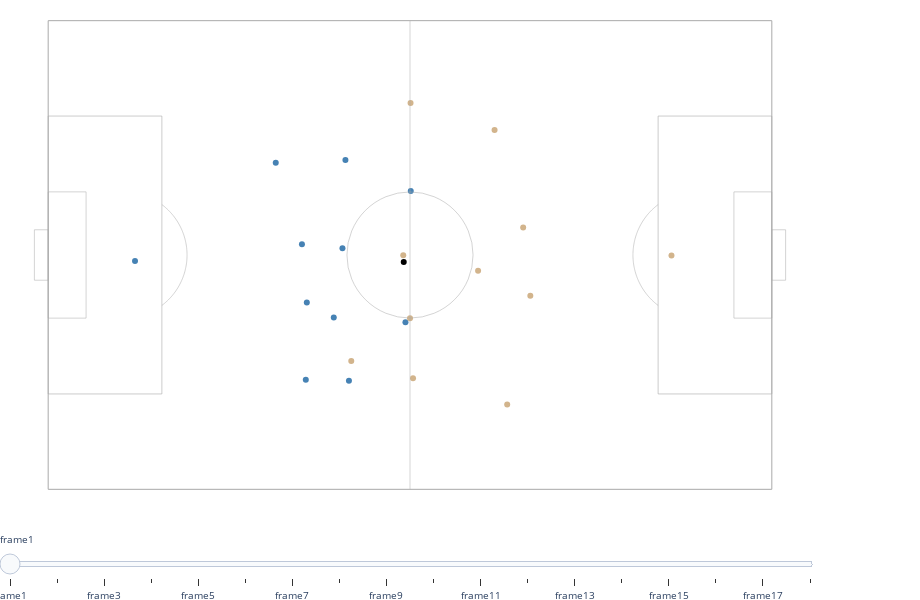

The cell this chart's notebook holds for it:
### Code cell
color_map = {'H': 'steelblue', 'A': 'tan'}
field_layout = soccerfield.get_layout(105, 68)

fig = go.Figure(layout=field_layout)
fig.update_layout(width=920, height=600, paper_bgcolor="rgba(0,0,0,0)", plot_bgcolor='rgba(0,0,0,0)',
                  margin=dict(l=0, r=100, t=0, b=0),
                  xaxis=dict(showgrid=False, zeroline=False), yaxis=dict(showgrid=False, zeroline=False),
                  legend=dict(xanchor="left", x=1, y=0.85,
                              font = dict(family = "Roboto, sans-serif", size = 14))
                  )

fig.update_layout(dragmode= False)


for idx, row in frames_df.iterrows():        
    colors = [color_map[value] for value in row['team']]
    fig.add_trace(
        go.Scatter(
            visible=False,
            x=row['p_x'], y=row['p_y'], mode='markers', marker=dict(color=colors), showlegend = False            
        ))
    fig.add_trace(
        go.Scatter(
            visible=False,
            x=[row['ball_x']], y=[row['ball_y']], mode='markers', marker=dict(color='black'), showlegend = False   
        ))
fig.data[0].visible = True
fig.data[1].visible = True

visibility = []
for i in range(len(frames)):
    frame_viz = dict(
        method="update",
        args=[{"visible": [False] * len(fig.data)}],
        label = f'frame{i+1}'
    )
    frame_viz["args"][0]["visible"][i*2] = True
    frame_viz["args"][0]["visible"][i*2+1] = True
    visibility.append(frame_viz)
    
sliders = [dict(
        active=0, steps=visibility, font=dict(size=10)
    )]

fig.update_layout(
        sliders=sliders
    )

### Figure 1 — Plotly figure (JSON) as saved in the notebook; plotly's stock layout.template omitted (floating-point values rounded to 4 significant figures)
{"data": [{"marker": {"color": ["steelblue", "steelblue", "steelblue", "steelblue", "steelblue", "steelblue", "steelblue", "steelblue", "steelblue", "steelblue", "steelblue", "tan", "tan", "tan", "tan", "tan", "tan", "tan", "tan", "tan", "tan", "tan"]}, "mode": "markers", "showlegend": false, "type": "scatter", "visible": true, "x": [-39.9, -14.97, -15.68, -15.12, -19.48, -9.8, -11.06, -0.66, -8.86, -9.37, 0.11, 37.94, 16.42, 17.46, 12.27, 14.1, 9.88, 0.44, -0.98, 0.08, -8.52, 0], "y": [-0.87, -6.89, 1.55, -18.11, 13.4, 0.98, -9.06, -9.75, -18.23, 13.77, 9.3, -0.08, 3.98, -5.92, 18.12, -21.7, -2.29, -17.87, -0.02, 22.05, -15.39, -9.16]}, {"marker": {"color": "black"}, "mode": "markers", "showlegend": false, "type": "scatter", "visible": true, "x": [-0.91], "y": [-1.02]}, {"marker": {"color": ["steelblue", "steelblue", "steelblue", "steelblue", "steelblue", "steelblue", "steelblue", "steelblue", "steelblue", "steelblue", "steelblue", "tan", "tan", "tan", "tan", "tan", "tan", "tan", "tan", "tan", "tan", "tan"]}, "mode": "markers", "showlegend": false, "type": "scatter", "visible": false, "x": [-40.06, -15, -15.8, -15.25, -19.44, -9.79, -11.06, -0.62, -8.92, -9.44, 0.09, 38.01, 16.52, 17.47, 12.29, 14.23, 9.81, 0.46, -0.93, 0.08, -8.7, -0.02], "y": [-0.87, -6.91, 1.6, -17.98, 13.43, 0.95, -9.07, -9.72, -18.26, 13.71, 9.28, -0.07, 4.04, -6.04, 18.2, -21.66, -2.22, -17.95, 0.15, 22.18, -15.88, -9.19]}, {"marker": {"color": "black"}, "mode": "markers", "showlegend": false, "type": "scatter", "visible": false, "x": [-0.61], "y": [-0.91]}, {"marker": {"color": ["steelblue", "steelblue", "steelblue", "steelblue", "steelblue", "steelblue", "steelblue", "steelblue", "steelblue", "steelblue", "steelblue", "tan", "tan", "tan", "tan", "tan", "tan", "tan", "tan", "tan", "tan", "tan"]}, "mode": "markers", "showlegend": false, "type": "scatter", "visible": false, "x": [-40.2, -15.04, -15.91, -15.37, -19.4, -9.76, -11.07, -0.58, -8.98, -9.51, 0.1, 38.06, 16.61, 17.5, 12.3, 14.35, 9.74, 0.49, -0.89, 0.07, -8.89, -0.04], "y": [-0.87, -6.93, 1.64, -17.86, 13.46, 0.92, -9.08, -9.69, -18.28, 13.65, 9.25, -0.06, 4.09, -6.15, 18.28, -21.64, -2.16, -18.03, 0.3, 22.3, -16.34, -9.21]}, {"marker": {"color": "black"}, "mode": "markers", "showlegend": false, "type": "scatter", "visible": false, "x": [-0.44], "y": [-0.86]}, {"marker": {"color": ["steelblue", "steelblue", "steelblue", "steelblue", "steelblue", "steelblue", "steelblue", "steelblue", "steelblue", "steelblue", "steelblue", "tan", "tan", "tan", "tan", "tan", "tan", "tan", "tan", "tan", "tan", "tan"]}, "mode": "markers", "showlegend": false, "type": "scatter", "visible": false, "x": [-40.34, -15.08, -16.01, -15.48, -19.38, -9.72, -11.07, -0.56, -9.02, -9.57, 0.14, 38.09, 16.7, 17.52, 12.31, 14.47, 9.68, 0.53, -0.86, 0.05, -9.07, -0.08], "y": [-0.86, -6.96, 1.68, -17.75, 13.51, 0.9, -9.09, -9.65, -18.31, 13.6, 9.19, -0.06, 4.13, -6.25, 18.34, -21.63, -2.11, -18.09, 0.44, 22.42, -16.75, -9.21]}, {"marker": {"color": "black"}, "mode": "markers", "showlegend": false, "type": "scatter", "visible": false, "x": [-0.37], "y": [-0.86]}, {"marker": {"color": ["steelblue", "steelblue", "steelblue", "steelblue", "steelblue", "steelblue", "steelblue", "steelblue", "steelblue", "steelblue", "steelblue", "tan", "tan", "tan", "tan", "tan", "tan", "tan", "tan", "tan", "tan", "tan"]}, "mode": "markers", "showlegend": false, "type": "scatter", "visible": false, "x": [-40.46, -15.12, -16.11, -15.59, -19.37, -9.66, -11.07, -0.55, -9.05, -9.62, 0.19, 38.12, 16.78, 17.56, 12.32, 14.58, 9.62, 0.59, -0.83, 0.03, -9.26, -0.12], "y": [-0.85, -6.98, 1.72, -17.64, 13.55, 0.88, -9.1, -9.61, -18.33, 13.54, 9.12, -0.06, 4.17, -6.34, 18.39, -21.65, -2.06, -18.15, 0.56, 22.53, -17.13, -9.19]}, {"marker": {"color": "black"}, "mode": "markers", "showlegend": false, "type": "scatter", "visible": false, "x": [-0.32], "y": [-0.79]}, {"marker": {"color": ["steelblue", "steelblue", "steelblue", "steelblue", "steelblue", "steelblue", "steelblue", "steelblue", "steelblue", "steelblue", "steelblue", "tan", "tan", "tan", "tan", "tan", "tan", "tan", "tan", "tan", "tan", "tan"]}, "mode": "markers", "showlegend": false, "type": "scatter", "visible": false, "x": [-40.57, -15.16, -16.21, -15.69, -19.37, -9.6, -11.07, -0.54, -9.07, -9.66, 0.27, 38.12, 16.85, 17.61, 12.33, 14.69, 9.57, 0.65, -0.81, -0.01, -9.45, -0.18], "y": [-0.84, -7, 1.75, -17.54, 13.61, 0.86, -9.12, -9.56, -18.36, 13.49, 9.03, -0.06, 4.2, -6.42, 18.43, -21.67, -2.02, -18.19, 0.66, 22.65, -17.46, -9.17]}, {"marker": {"color": "black"}, "mode": "markers", "showlegend": false, "type": "scatter", "visible": false, "x": [-0.23], "y": [-0.7]}, {"marker": {"color": ["steelblue", "steelblue", "steelblue", "steelblue", "steelblue", "steelblue", "steelblue", "steelblue", "steelblue", "steelblue", "steelblue", "tan", "tan", "tan", "tan", "tan", "tan", "tan", "tan", "tan", "tan", "tan"]}, "mode": "markers", "showlegend": false, "type": "scatter", "visible": false, "x": [-40.67, -15.21, -16.3, -15.78, -19.38, -9.51, -11.06, -0.54, -9.07, -9.7, 0.37, 38.11, 16.92, 17.66, 12.33, 14.79, 9.53, 0.72, -0.8, -0.06, -9.64, -0.24], "y": [-0.82, -7.02, 1.78, -17.45, 13.67, 0.84, -9.14, -9.51, -18.38, 13.44, 8.92, -0.06, 4.22, -6.49, 18.46, -21.71, -1.98, -18.22, 0.75, 22.76, -17.75, -9.13]}, {"marker": {"color": "black"}, "mode": "markers", "showlegend": false, "type": "scatter", "visible": false, "x": [-0.08], "y": [-0.66]}, {"marker": {"color": ["steelblue", "steelblue", "steelblue", "steelblue", "steelblue", "steelblue", "steelblue", "steelblue", "steelblue", "steelblue", "steelblue", "tan", "tan", "tan", "tan", "tan", "tan", "tan", "tan", "tan", "tan", "tan"]}, "mode": "markers", "showlegend": false, "type": "scatter", "visible": false, "x": [-40.76, -15.27, -16.39, -15.87, -19.4, -9.42, -11.06, -0.55, -9.06, -9.73, 0.5, 38.09, 16.98, 17.73, 12.33, 14.89, 9.5, 0.81, -0.8, -0.11, -9.83, -0.32], "y": [-0.81, -7.04, 1.81, -17.36, 13.74, 0.83, -9.16, -9.45, -18.4, 13.4, 8.8, -0.07, 4.23, -6.54, 18.48, -21.77, -1.95, -18.23, 0.82, 22.88, -18, -9.07]}, {"marker": {"color": "black"}, "mode": "markers", "showlegend": false, "type": "scatter", "visible": false, "x": [0.29], "y": [-0.63]}, {"marker": {"color": ["steelblue", "steelblue", "steelblue", "steelblue", "steelblue", "steelblue", "steelblue", "steelblue", "steelblue", "steelblue", "steelblue", "tan", "tan", "tan", "tan", "tan", "tan", "tan", "tan", "tan", "tan", "tan"]}, "mode": "markers", "showlegend": false, "type": "scatter", "visible": false, "x": [-40.84, -15.35, -16.52, -15.96, -19.46, -9.34, -11.03, -0.58, -9.04, -9.75, 0.65, 38.02, 17.02, 17.79, 12.32, 14.97, 9.49, 0.91, -0.79, -0.17, -10.08, -0.39], "y": [-0.77, -7.06, 1.82, -17.24, 13.84, 0.83, -9.18, -9.39, -18.44, 13.38, 8.64, -0.07, 4.22, -6.58, 18.47, -21.88, -1.93, -18.23, 0.84, 22.96, -18.13, -8.99]}, {"marker": {"color": "black"}, "mode": "markers", "showlegend": false, "type": "scatter", "visible": false, "x": [0.91], "y": [-0.74]}, {"marker": {"color": ["steelblue", "steelblue", "steelblue", "steelblue", "steelblue", "steelblue", "steelblue", "steelblue", "steelblue", "steelblue", "steelblue", "tan", "tan", "tan", "tan", "tan", "tan", "tan", "tan", "tan", "tan", "tan"]}, "mode": "markers", "showlegend": false, "type": "scatter", "visible": false, "x": [-40.89, -15.42, -16.61, -16.02, -19.51, -9.23, -10.99, -0.62, -9.01, -9.78, 0.83, 37.92, 17.07, 17.86, 12.3, 15.05, 9.47, 1.02, -0.8, -0.25, -10.3, -0.49], "y": [-0.73, -7.08, 1.85, -17.14, 13.95, 0.83, -9.19, -9.32, -18.47, 13.35, 8.48, -0.08, 4.2, -6.59, 18.45, -22, -1.91, -18.21, 0.85, 23.07, -18.26, -8.88]}, {"marker": {"color": "black"}, "mode": "markers", "showlegend": false, "type": "scatter", "visible": false, "x": [1.72], "y": [-1.02]}, {"marker": {"color": ["steelblue", "steelblue", "steelblue", "steelblue", "steelblue", "steelblue", "steelblue", "steelblue", "steelblue", "steelblue", "steelblue", "tan", "tan", "tan", "tan", "tan", "tan", "tan", "tan", "tan", "tan", "tan"]}, "mode": "markers", "showlegend": false, "type": "scatter", "visible": false, "x": [-40.94, -15.49, -16.69, -16.09, -19.56, -9.09, -10.97, -0.66, -8.96, -9.8, 1.03, 37.84, 17.11, 17.95, 12.29, 15.12, 9.45, 1.13, -0.82, -0.34, -10.5, -0.6], "y": [-0.7, -7.09, 1.86, -17.09, 14.04, 0.83, -9.22, -9.26, -18.49, 13.31, 8.3, -0.09, 4.2, -6.61, 18.43, -22.12, -1.89, -18.18, 0.87, 23.18, -18.38, -8.77]}, {"marker": {"color": "black"}, "mode": "markers", "showlegend": false, "type": "scatter", "visible": false, "x": [2.68], "y": [-1.37]}, {"marker": {"color": ["steelblue", "steelblue", "steelblue", "steelblue", "steelblue", "steelblue", "steelblue", "steelblue", "steelblue", "steelblue", "steelblue", "tan", "tan", "tan", "tan", "tan", "tan", "tan", "tan", "tan", "tan", "tan"]}, "mode": "markers", "showlegend": false, "type": "scatter", "visible": false, "x": [-40.99, -15.55, -16.74, -16.15, -19.62, -8.92, -10.97, -0.7, -8.89, -9.8, 1.25, 37.77, 17.15, 18.05, 12.28, 15.19, 9.43, 1.25, -0.86, -0.43, -10.68, -0.72], "y": [-0.68, -7.11, 1.87, -17.06, 14.12, 0.83, -9.25, -9.18, -18.5, 13.27, 8.1, -0.11, 4.19, -6.61, 18.41, -22.23, -1.87, -18.16, 0.89, 23.3, -18.49, -8.67]}, {"marker": {"color": "black"}, "mode": "markers", "showlegend": false, "type": "scatter", "visible": false, "x": [3.7], "y": [-1.73]}, {"marker": {"color": ["steelblue", "steelblue", "steelblue", "steelblue", "steelblue", "steelblue", "steelblue", "steelblue", "steelblue", "steelblue", "steelblue", "tan", "tan", "tan", "tan", "tan", "tan", "tan", "tan", "tan", "tan", "tan"]}, "mode": "markers", "showlegend": false, "type": "scatter", "visible": false, "x": [-41.02, -15.6, -16.78, -16.19, -19.67, -8.73, -10.99, -0.75, -8.79, -9.77, 1.49, 37.72, 17.19, 18.16, 12.27, 15.26, 9.41, 1.38, -0.89, -0.53, -10.85, -0.85], "y": [-0.66, -7.13, 1.87, -17.04, 14.19, 0.83, -9.3, -9.1, -18.51, 13.21, 7.88, -0.13, 4.18, -6.62, 18.4, -22.33, -1.85, -18.13, 0.92, 23.41, -18.6, -8.56]}, {"marker": {"color": "black"}, "mode": "markers", "showlegend": false, "type": "scatter", "visible": false, "x": [4.73], "y": [-2.03]}, {"marker": {"color": ["steelblue", "steelblue", "steelblue", "steelblue", "steelblue", "steelblue", "steelblue", "steelblue", "steelblue", "steelblue", "steelblue", "tan", "tan", "tan", "tan", "tan", "tan", "tan", "tan", "tan", "tan", "tan"]}, "mode": "markers", "showlegend": false, "type": "scatter", "visible": false, "x": [-41.05, -15.63, -16.8, -16.23, -19.72, -8.51, -11.03, -0.81, -8.68, -9.73, 1.74, 37.67, 17.24, 18.27, 12.28, 15.34, 9.39, 1.53, -0.94, -0.64, -10.99, -1], "y": [-0.65, -7.15, 1.87, -17.02, 14.23, 0.83, -9.36, -9, -18.51, 13.14, 7.65, -0.14, 4.17, -6.63, 18.4, -22.44, -1.84, -18.11, 0.95, 23.53, -18.7, -8.44]}, {"marker": {"color": "black"}, "mode": "markers", "showlegend": false, "type": "scatter", "visible": false, "x": [5.75], "y": [-2.26]}, {"marker": {"color": ["steelblue", "steelblue", "steelblue", "steelblue", "steelblue", "steelblue", "steelblue", "steelblue", "steelblue", "steelblue", "steelblue", "tan", "tan", "tan", "tan", "tan", "tan", "tan", "tan", "tan", "tan", "tan"]}, "mode": "markers", "showlegend": false, "type": "scatter", "visible": false, "x": [-41.07, -15.65, -16.81, -16.24, -19.76, -8.28, -11.08, -0.89, -8.56, -9.68, 2.01, 37.64, 17.29, 18.41, 12.29, 15.41, 9.37, 1.69, -0.99, -0.74, -11.13, -1.16], "y": [-0.64, -7.16, 1.87, -17.01, 14.25, 0.83, -9.44, -8.9, -18.52, 13.06, 7.4, -0.15, 4.17, -6.65, 18.4, -22.54, -1.84, -18.08, 0.99, 23.64, -18.78, -8.33]}, {"marker": {"color": "black"}, "mode": "markers", "showlegend": false, "type": "scatter", "visible": false, "x": [6.71], "y": [-2.42]}, {"marker": {"color": ["steelblue", "steelblue", "steelblue", "steelblue", "steelblue", "steelblue", "steelblue", "steelblue", "steelblue", "steelblue", "steelblue", "tan", "tan", "tan", "tan", "tan", "tan", "tan", "tan", "tan", "tan", "tan"]}, "mode": "markers", "showlegend": false, "type": "scatter", "visible": false, "x": [-41.09, -15.66, -16.8, -16.25, -19.78, -8.02, -11.16, -0.97, -8.43, -9.6, 2.28, 37.62, 17.35, 18.54, 12.3, 15.47, 9.35, 1.87, -1.05, -0.86, -11.25, -1.33], "y": [-0.64, -7.17, 1.86, -17, 14.24, 0.83, -9.52, -8.8, -18.53, 12.98, 7.12, -0.16, 4.18, -6.67, 18.41, -22.63, -1.86, -18.04, 1.05, 23.73, -18.87, -8.23]}, {"marker": {"color": "black"}, "mode": "markers", "showlegend": false, "type": "scatter", "visible": false, "x": [7.51], "y": [-2.62]}, {"marker": {"color": ["steelblue", "steelblue", "steelblue", "steelblue", "steelblue", "steelblue", "steelblue", "steelblue", "steelblue", "steelblue", "steelblue", "tan", "tan", "tan", "tan", "tan", "tan", "tan", "tan", "tan", "tan", "tan"]}, "mode": "markers", "showlegend": false, "type": "scatter", "visible": false, "x": [-41.1, -15.67, -16.78, -16.25, -19.78, -7.75, -11.24, -1.06, -8.3, -9.5, 2.57, 37.62, 17.41, 18.69, 12.31, 15.54, 9.34, 2.06, -1.11, -0.98, -11.37, -1.53], "y": [-0.64, -7.18, 1.85, -16.99, 14.21, 0.82, -9.6, -8.69, -18.54, 12.88, 6.81, -0.17, 4.19, -6.69, 18.42, -22.72, -1.89, -18, 1.12, 23.82, -18.96, -8.12]}, {"marker": {"color": "black"}, "mode": "markers", "showlegend": false, "type": "scatter", "visible": false, "x": [8.12], "y": [-2.78]}, {"marker": {"color": ["steelblue", "steelblue", "steelblue", "steelblue", "steelblue", "steelblue", "steelblue", "steelblue", "steelblue", "steelblue", "steelblue", "tan", "tan", "tan", "tan", "tan", "tan", "tan", "tan", "tan", "tan", "tan"]}, "mode": "markers", "showlegend": false, "type": "scatter", "visible": false, "x": [-41.1, -15.68, -16.76, -16.25, -19.76, -7.47, -11.33, -1.14, -8.17, -9.4, 2.85, 37.61, 17.48, 18.84, 12.32, 15.62, 9.34, 2.27, -1.17, -1.1, -11.48, -1.74], "y": [-0.65, -7.19, 1.83, -16.98, 14.18, 0.8, -9.69, -8.58, -18.57, 12.78, 6.48, -0.18, 4.2, -6.73, 18.43, -22.81, -1.94, -17.94, 1.21, 23.91, -19.03, -8.02]}, {"marker": {"color": "black"}, "mode": "markers", "showlegend": false, "type": "scatter", "visible": false, "x": [8.52], "y": [-2.94]}], "layout": {"dragmode": false, "height": 600, "legend": {"font": {"family": "Roboto, sans-serif", "size": 14}, "x": 1, "xanchor": "left", "y": 0.85}, "margin": {"b": 0, "l": 0, "r": 100, "t": 0}, "paper_bgcolor": "rgba(0, 0, 0, 0)", "plot_bgcolor": "rgba(0, 0, 0, 0)", "shapes": [{"fillcolor": "rgba(0, 0, 0, 0)", "line": {"color": "darkgrey", "dash": "solid", "width": 1}, "type": "rect", "x0": -52.5, "x1": 52.5, "y0": -34, "y1": 34}, {"line": {"color": "darkgrey", "dash": "solid", "width": 0.5}, "type": "line", "x0": 0, "x1": 0, "y0": -34, "y1": 34}, {"fillcolor": "rgba(0, 0, 0, 0)", "line": {"color": "darkgrey", "dash": "solid", "width": 0.6}, "type": "rect", "x0": -52.5, "x1": -36, "y0": -20.16, "y1": 20.16}, {"fillcolor": "rgba(0, 0, 0, 0)", "line": {"color": "darkgrey", "dash": "solid", "width": 0.6}, "type": "rect", "x0": 36, "x1": 52.5, "y0": -20.16, "y1": 20.16}, {"fillcolor": "rgba(0, 0, 0, 0)", "line": {"color": "darkgrey", "dash": "solid", "width": 0.5}, "type": "rect", "x0": -52.5, "x1": -47, "y0": -9.16, "y1": 9.16}, {"fillcolor": "rgba(0, 0, 0, 0)", "line": {"color": "darkgrey", "dash": "solid", "width": 0.5}, "type": "rect", "x0": 47, "x1": 52.5, "y0": -9.16, "y1": 9.16}, {"fillcolor": "rgba(0, 0, 0, 0)", "line": {"color": "darkgrey", "dash": "solid", "width": 0.5}, "type": "circle", "x0": -9.15, "x1": 9.15, "y0": -9.15, "y1": 9.15}, {"fillcolor": "rgba(0, 0, 0, 0)", "line": {"color": "darkgrey", "dash": "solid", "width": 0.5}, "path": "M -36.0,7.312489316231511 L-36.0,7.312489316231511 L-35.8641854977216,7.208335098752586 L-35.730342911557,7.101658755655575 L-35.59851907171191,6.992497611944673 L-35.46876010205251,6.880889862031386 L-35.34111140396719,6.76687455637069 L-35.215617640481085,6.650491587797662 L-35.09232272062886,6.531781677569364 L-34.971269784091405,6.410786361116876 L-34.8525011861017,6.287547973512462 L-34.736058482625076,6.162109634656936 L-34.62198241581927,6.034515234192441 L-34.51031289977907,5.904809416145888 L-34.40108900657082,5.773037563308453 L-34.29434895256147,5.63924578135658 L-34.19013008504702,5.503480882720067 L-34.0884688691851,5.365790370202848 L-33.98940087523617,5.226222420362231 L-33.892960766117824,5.084825866652396 L-33.79918228527656,4.941650182338049 L-33.70809824488131,4.796745463184206 L-33.619740514342766,4.650162409928193 L-33.53414000916259,4.501952310539936 L-33.451326680116395,4.352167022276822 L-33.371329502774245,4.200858953539342 L-33.2941764673624,4.048081045533913 L-33.21989456896979,3.8938867537492694 L-33.14850979810274,3.7383300292529107 L-33.08004713159111,3.5814652998141527 L-33.01453052384916,3.4233474508603905 L-32.95198289849414,3.2640318062732225 L-32.89242614032552,3.1035741090311677 L-32.83588108766777,2.942030501705747 L-32.78236752507916,2.7794575068177507 L-32.73190417642939,2.6159120070605604 L-32.68450869834827,2.4514512253974563 L-32.64019767404785,2.286132705039859 L-32.598986607520104,2.1200142893135365 L-32.56088991811226,1.9531541014197809 L-32.525920935481565,1.7856105240986793 L-32.49409189493143,1.6174421792015639 L-32.46541393313038,1.4487079071798 L-32.439897084215424,1.2794667464970952 L-32.417550276281276,1.109777912972518 L-32.39838132825643,0.9397007790614653 L-32.38239694716743,0.7692948530818233 L-32.369602725792156,0.598619758392593 L-32.36000314070294,0.4277352125322592 L-32.35360155070029,0.2567010063242161 L-32.35040019563762,0.08557698295654208 L-32.35040019563762,-0.08557698295654309 L-32.35360155070029,-0.2567010063242161 L-32.36000314070294,-0.4277352125322592 L-32.369602725792156,-0.598619758392593 L-32.38239694716743,-0.7692948530818243 L-32.39838132825643,-0.9397007790614653 L-32.417550276281276,-1.1097779129725192 L-32.439897084215424,-1.2794667464970952 L-32.46541393313038,-1.448707907179801 L-32.49409189493143,-1.6174421792015639 L-32.525920935481565,-1.7856105240986793 L-32.56088991811226,-1.953154101419782 L-32.598986607520104,-2.1200142893135365 L-32.64019767404785,-2.2861327050398605 L-32.68450869834827,-2.4514512253974563 L-32.73190417642939,-2.6159120070605604 L-32.78236752507916,-2.7794575068177516 L-32.83588108766777,-2.942030501705747 L-32.892426140325526,-3.1035741090311686 L-32.95198289849414,-3.2640318062732225 L-33.01453052384916,-3.4233474508603905 L-33.08004713159111,-3.5814652998141536 L-33.14850979810274,-3.7383300292529107 L-33.21989456896979,-3.8938867537492707 L-33.2941764673624,-4.048081045533913 L-33.371329502774245,-4.200858953539341 L-33.451326680116395,-4.352167022276822 L-33.53414000916259,-4.501952310539936 L-33.619740514342766,-4.6501624099281935 L-33.70809824488131,-4.796745463184206 L-33.79918228527656,-4.941650182338048 L-33.892960766117824,-5.084825866652397 L-33.98940087523617,-5.226222420362231 L-34.0884688691851,-5.365790370202849 L-34.19013008504702,-5.503480882720067 L-34.29434895256147,-5.639245781356581 L-34.40108900657082,-5.773037563308453 L-34.51031289977907,-5.904809416145888 L-34.62198241581927,-6.034515234192442 L-34.736058482625076,-6.162109634656936 L-34.8525011861017,-6.287547973512463 L-34.971269784091405,-6.410786361116877 L-35.09232272062886,-6.531781677569364 L-35.215617640481085,-6.650491587797662 L-35.34111140396719,-6.76687455637069 L-35.46876010205251,-6.8808898620313865 L-35.59851907171191,-6.992497611944673 L-35.730342911557,-7.101658755655575 L-35.8641854977216,-7.208335098752586 L-36.0,-7.312489316231511 L -36.0,-7.312489316231511", "type": "path"}, {"fillcolor": "rgba(0, 0, 0, 0)", "line": {"color": "darkgrey", "dash": "solid", "width": 0.5}, "path": "M 36.0,7.312489316231511 L36.0,7.312489316231511 L35.8641854977216,7.208335098752586 L35.730342911557,7.101658755655575 L35.59851907171191,6.992497611944673 L35.46876010205251,6.880889862031386 L35.34111140396719,6.76687455637069 L35.215617640481085,6.650491587797662 L35.09232272062886,6.531781677569364 L34.971269784091405,6.410786361116876 L34.8525011861017,6.287547973512462 L34.736058482625076,6.162109634656936 L34.62198241581927,6.034515234192441 L34.51031289977907,5.904809416145888 L34.40108900657082,5.773037563308453 L34.29434895256147,5.63924578135658 L34.19013008504702,5.503480882720067 L34.0884688691851,5.365790370202848 L33.98940087523617,5.226222420362231 L33.892960766117824,5.084825866652396 L33.79918228527656,4.941650182338049 L33.70809824488131,4.796745463184206 L33.619740514342766,4.650162409928193 L33.53414000916259,4.501952310539936 L33.451326680116395,4.352167022276822 L33.371329502774245,4.200858953539342 L33.2941764673624,4.048081045533913 L33.21989456896979,3.8938867537492694 L33.14850979810274,3.7383300292529107 L33.08004713159111,3.5814652998141527 L33.01453052384916,3.4233474508603905 L32.95198289849414,3.2640318062732225 L32.89242614032552,3.1035741090311677 L32.83588108766777,2.942030501705747 L32.78236752507916,2.7794575068177507 L32.73190417642939,2.6159120070605604 L32.68450869834827,2.4514512253974563 L32.64019767404785,2.286132705039859 L32.598986607520104,2.1200142893135365 L32.56088991811226,1.9531541014197809 L32.525920935481565,1.7856105240986793 L32.49409189493143,1.6174421792015639 L32.46541393313038,1.4487079071798 L32.439897084215424,1.2794667464970952 L32.417550276281276,1.109777912972518 L32.39838132825643,0.9397007790614653 L32.38239694716743,0.7692948530818233 L32.369602725792156,0.598619758392593 L32.36000314070294,0.4277352125322592 L32.35360155070029,0.2567010063242161 L32.35040019563762,0.08557698295654208 L32.35040019563762,-0.08557698295654309 L32.35360155070029,-0.2567010063242161 L32.36000314070294,-0.4277352125322592 L32.369602725792156,-0.598619758392593 L32.38239694716743,-0.7692948530818243 L32.39838132825643,-0.9397007790614653 L32.417550276281276,-1.1097779129725192 L32.439897084215424,-1.2794667464970952 L32.46541393313038,-1.448707907179801 L32.49409189493143,-1.6174421792015639 L32.525920935481565,-1.7856105240986793 L32.56088991811226,-1.953154101419782 L32.598986607520104,-2.1200142893135365 L32.64019767404785,-2.2861327050398605 L32.68450869834827,-2.4514512253974563 L32.73190417642939,-2.6159120070605604 L32.78236752507916,-2.7794575068177516 L32.83588108766777,-2.942030501705747 L32.892426140325526,-3.1035741090311686 L32.95198289849414,-3.2640318062732225 L33.01453052384916,-3.4233474508603905 L33.08004713159111,-3.5814652998141536 L33.14850979810274,-3.7383300292529107 L33.21989456896979,-3.8938867537492707 L33.2941764673624,-4.048081045533913 L33.371329502774245,-4.200858953539341 L33.451326680116395,-4.352167022276822 L33.53414000916259,-4.501952310539936 L33.619740514342766,-4.6501624099281935 L33.70809824488131,-4.796745463184206 L33.79918228527656,-4.941650182338048 L33.892960766117824,-5.084825866652397 L33.98940087523617,-5.226222420362231 L34.0884688691851,-5.365790370202849 L34.19013008504702,-5.503480882720067 L34.29434895256147,-5.639245781356581 L34.40108900657082,-5.773037563308453 L34.51031289977907,-5.904809416145888 L34.62198241581927,-6.034515234192442 L34.736058482625076,-6.162109634656936 L34.8525011861017,-6.287547973512463 L34.971269784091405,-6.410786361116877 L35.09232272062886,-6.531781677569364 L35.215617640481085,-6.650491587797662 L35.34111140396719,-6.76687455637069 L35.46876010205251,-6.8808898620313865 L35.59851907171191,-6.992497611944673 L35.730342911557,-7.101658755655575 L35.8641854977216,-7.208335098752586 L36.0,-7.312489316231511 L 36.0,-7.312489316231511", "type": "path"}, {"fillcolor": "rgba(0, 0, 0, 0)", "line": {"color": "darkgrey", "dash": "solid", "width": 0.5}, "type": "rect", "x0": -54.5, "x1": -52.5, "y0": -3.66, "y1": 3.66}, {"fillcolor": "rgba(0, 0, 0, 0)", "line": {"color": "darkgrey", "dash": "solid", "width": 0.5}, "type": "rect", "x0": 52.5, "x1": 54.5, "y0": -3.66, "y1": 3.66}], "sliders": [{"active": 0, "font": {"size": 10}, "steps": [{"args": [{"visible": [true, true, false, false, false, false, false, false, false, false, false, false, false, false, false, false, false, false, false, false, false, false, false, false, false, false, false, false, false, false, false, false, false, false, false, false]}], "label": "frame1", "method": "update"}, {"args": [{"visible": [false, false, true, true, false, false, false, false, false, false, false, false, false, false, false, false, false, false, false, false, false, false, false, false, false, false, false, false, false, false, false, false, false, false, false, false]}], "label": "frame2", "method": "update"}, {"args": [{"visible": [false, false, false, false, true, true, false, false, false, false, false, false, false, false, false, false, false, false, false, false, false, false, false, false, false, false, false, false, false, false, false, false, false, false, false, false]}], "label": "frame3", "method": "update"}, {"args": [{"visible": [false, false, false, false, false, false, true, true, false, false, false, false, false, false, false, false, false, false, false, false, false, false, false, false, false, false, false, false, false, false, false, false, false, false, false, false]}], "label": "frame4", "method": "update"}, {"args": [{"visible": [false, false, false, false, false, false, false, false, true, true, false, false, false, false, false, false, false, false, false, false, false, false, false, false, false, false, false, false, false, false, false, false, false, false, false, false]}], "label": "frame5", "method": "update"}, {"args": [{"visible": [false, false, false, false, false, false, false, false, false, false, true, true, false, false, false, false, false, false, false, false, false, false, false, false, false, false, false, false, false, false, false, false, false, false, false, false]}], "label": "frame6", "method": "update"}, {"args": [{"visible": [false, false, false, false, false, false, false, false, false, false, false, false, true, true, false, false, false, false, false, false, false, false, false, false, false, false, false, false, false, false, false, false, false, false, false, false]}], "label": "frame7", "method": "update"}, {"args": [{"visible": [false, false, false, false, false, false, false, false, false, false, false, false, false, false, true, true, false, false, false, false, false, false, false, false, false, false, false, false, false, false, false, false, false, false, false, false]}], "label": "frame8", "method": "update"}, {"args": [{"visible": [false, false, false, false, false, false, false, false, false, false, false, false, false, false, false, false, true, true, false, false, false, false, false, false, false, false, false, false, false, false, false, false, false, false, false, false]}], "label": "frame9", "method": "update"}, {"args": [{"visible": [false, false, false, false, false, false, false, false, false, false, false, false, false, false, false, false, false, false, true, true, false, false, false, false, false, false, false, false, false, false, false, false, false, false, false, false]}], "label": "frame10", "method": "update"}, {"args": [{"visible": [false, false, false, false, false, false, false, false, false, false, false, false, false, false, false, false, false, false, false, false, true, true, false, false, false, false, false, false, false, false, false, false, false, false, false, false]}], "label": "frame11", "method": "update"}, {"args": [{"visible": [false, false, false, false, false, false, false, false, false, false, false, false, false, false, false, false, false, false, false, false, false, false, true, true, false, false, false, false, false, false, false, false, false, false, false, false]}], "label": "frame12", "method": "update"}, {"args": [{"visible": [false, false, false, false, false, false, false, false, false, false, false, false, false, false, false, false, false, false, false, false, false, false, false, false, true, true, false, false, false, false, false, false, false, false, false, false]}], "label": "frame13", "method": "update"}, {"args": [{"visible": [false, false, false, false, false, false, false, false, false, false, false, false, false, false, false, false, false, false, false, false, false, false, false, false, false, false, true, true, false, false, false, false, false, false, false, false]}], "label": "frame14", "method": "update"}, {"args": [{"visible": [false, false, false, false, false, false, false, false, false, false, false, false, false, false, false, false, false, false, false, false, false, false, false, false, false, false, false, false, true, true, false, false, false, false, false, false]}], "label": "frame15", "method": "update"}, {"args": [{"visible": [false, false, false, false, false, false, false, false, false, false, false, false, false, false, false, false, false, false, false, false, false, false, false, false, false, false, false, false, false, false, true, true, false, false, false, false]}], "label": "frame16", "method": "update"}, {"args": [{"visible": [false, false, false, false, false, false, false, false, false, false, false, false, false, false, false, false, false, false, false, false, false, false, false, false, false, false, false, false, false, false, false, false, true, true, false, false]}], "label": "frame17", "method": "update"}, {"args": [{"visible": [false, false, false, false, false, false, false, false, false, false, false, false, false, false, false, false, false, false, false, false, false, false, false, false, false, false, false, false, false, false, false, false, false, false, true, true]}], "label": "frame18", "method": "update"}]}], "width": 920, "xaxis": {"constrain": "domain", "domain": [0.02988, 0.9701], "range": [-55.5, 55.5], "showgrid": false, "showticklabels": false, "type": "linear", "zeroline": false}, "yaxis": {"domain": [0, 1], "range": [-37, 37], "scaleanchor": "x", "scaleratio": 1, "showgrid": false, "showticklabels": false, "type": "linear", "zeroline": false}}}
